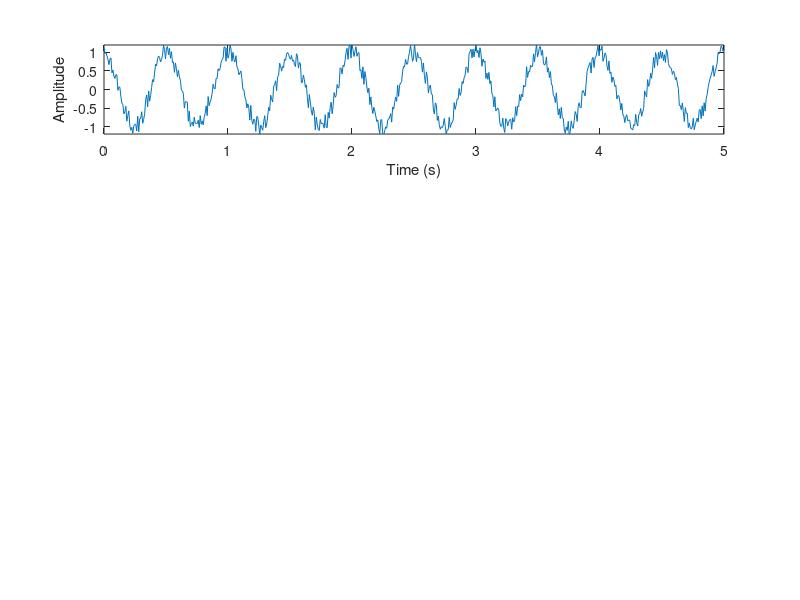

Write the MATLAB code that produced this figure. (Note: this script raises an error after producing the figure.)
fs = 125; % sampling frequency
t = 0 : 1/fs : 5; % time (0-5s)
fmod = 2; % Hz
pdelay = 0;
x = sin((2*pi*fmod*t) + pi/2 + pdelay); % create test signal
x = x + rand(size(x))*0.5-0.25;

% setup plot
rows = 4;
cols = 1;
close all
figure('position',[0 0 1000 700]);
set(gcf,'color','w');

subplot(rows,cols,1);
plot(t,x); % plot test signal
hold on;
xlabel('Time (s)');
ylabel('Amplitude');
ylim([-1.2 1.2]);

% setup filter
f1 = 0.5;
f2 = 4;
[A,B,C,D] = ellip(10,0.5,40,[f1/fs*2 f2/fs*2]);
sos = ss2sos(A,B,C,D);
y = sosfilt(sos,x); % filter test signal
plot(t,y,'r'); % plot filtered signal
legend({'original','filtered'},'location','northwest');

% setup FFT
L = numel(t);
nPad = 5;
n = (2^nextpow2(L)) * nPad; % force zero padding for interpolation
Y = fft(y,n); % remember, Y is complex
f = fs*(0:(n/2))/n;
P = abs(Y/n).^2; % power of FFT
A = angle(Y); % angle of FFT
grid

Psub = P(1:n/2+1); % make power one-sided
subplot(rows,cols,2);
plot(f,Psub,'r')
xlabel('Frequency (Hz)')
ylabel('|P(f)|^2')
xlim([0 10]);
grid

[v,k] = max(Psub); % find dominant frequency of filtered signal
freq = f(k);
title(sprintf('Dominant @ %1.2fHz',freq));
hold on;
plot(freq,Psub(k),'*');

Asub = A(1:n/2+1); % make phase one-sided
subplot(rows,cols,3);
plot(f,Asub,'r');
xlabel('Frequency (f)')
ylabel('Phase (rad)');
xlim([fmod-2 fmod+2]);
grid

phase = Asub(k); % use k (key) to identify dominant phase
title(sprintf('Phase @ %1.2fHz = %1.2frad',freq,phase));
hold on;
plot(freq,phase,'*');

subplot(rows,cols,4);
t_sig = max(t) + (0 : 1/fs : 1); % time, forecast 1 second
sig = sin((2*pi*freq*t_sig) + pi/2 + phase); % phase-shifted forecast
plot(t,x);
xlabel('Time (s)');
ylabel('Amplitude');
hold on;
plot(t,y,'r');
plot(t_sig,sig,'k');

% kmod = closest(freqs,fmod);
correction = feval(ffreqs,fmod);
sig_corr = sin((2*pi*freq*t_sig) + pi/2 + phase - correction); % phase-shifted forecast
plot(t_sig,sig_corr,'color',lines(1));

legend({'original','filtered','forecasted','corrected'},'location','northwest');
grid
ylim([-1 1]);